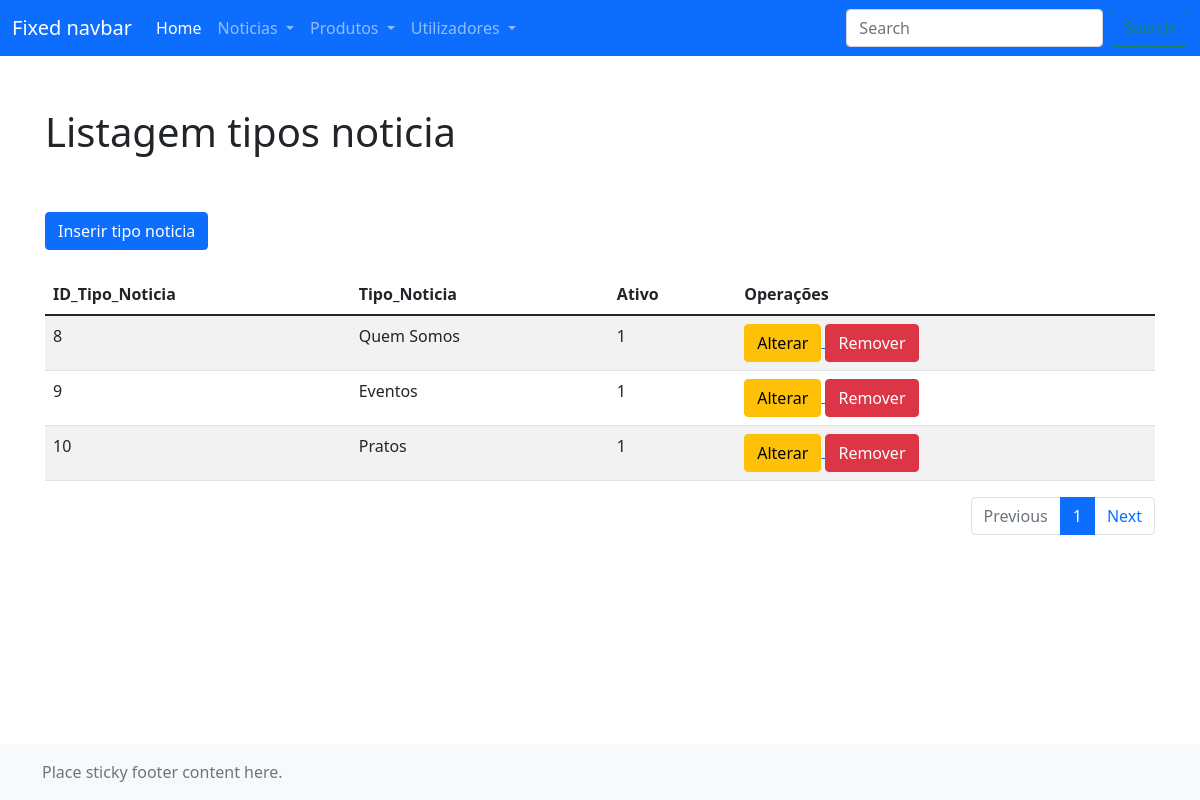
The page /backoffice/news_types/list_news_type.php on the database as committed earlier.
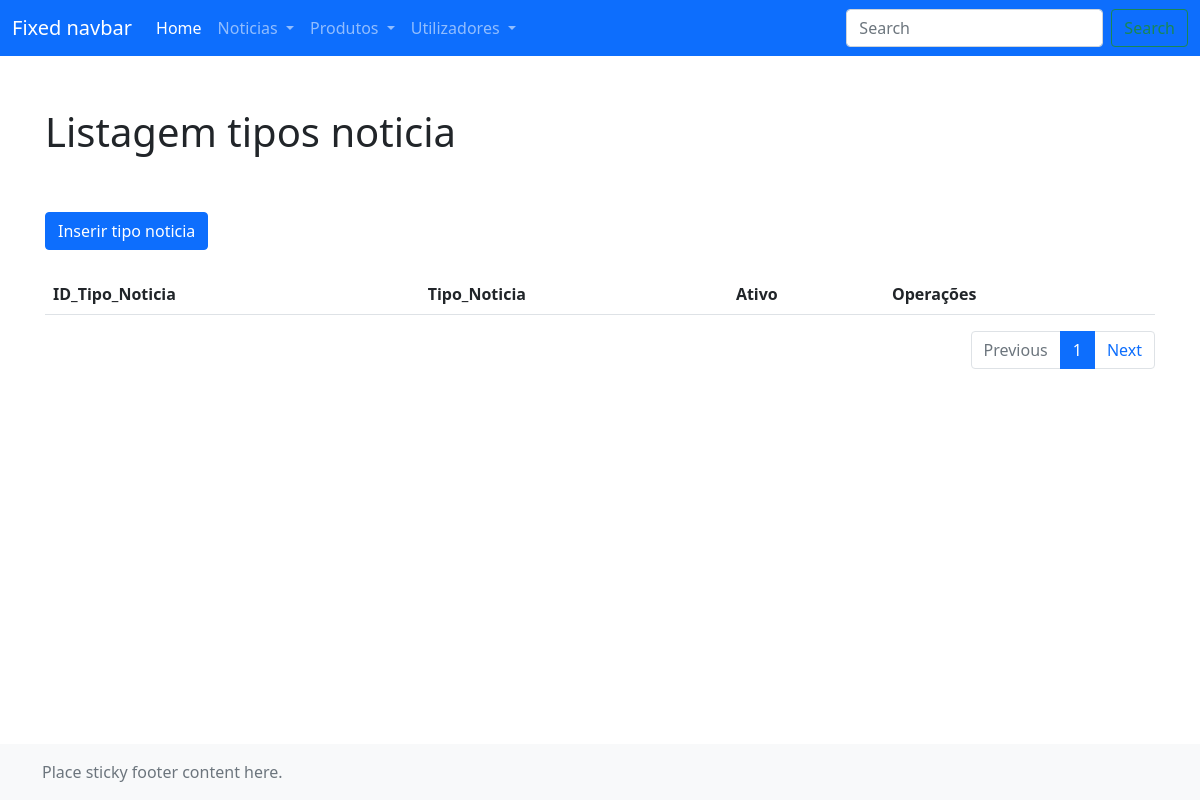
The same page on the database as committed later.
### tables this page shows
CREATE TABLE `tipo_noticia` (
  `ID_Tipo_Noticia` int(11) NOT NULL,
  `Tipo_Noticia` varchar(75) NOT NULL,
  `Ativo` int(1) NOT NULL
);

### backoffice/utils/conexao.inc.php (called while the page is built, shortened)
<?php
    function conexaoDB(){
        $servername = "localhost";
        $username = "root";
        $password = "";
        $database = "pap";
        try{
            $conn = mysqli_connect($servername, $username, $password, $database);
        }
        catch(mysqli_sql_exception $mensagem) {
            echo nl2br("Erro: Não foi possivel conectar ao MySQL".$mensagem);
            throw $mensagem;
        }
        return $conn;
    }
    function executarSQL($sql_command){
        $conn = conexaoDB();
        $resultado = mysqli_query($conn, $sql_command);
        return $resultado;
    }
?>

### backoffice/news_types/list_news_type.php (the view, shortened to what this page needs)
<!doctype html>
<html lang="en" class="h-100">
  <head>
		<link href="https://cdn.jsdelivr.net/npm/bootstrap@5.1.3/dist/css/bootstrap.min.css" rel="stylesheet">
		<link href="css/sticky-footer-navbar.css" rel="stylesheet">
		<link href="css/backoffice.css" rel="stylesheet">
  </head>
  <body class="d-flex flex-column h-100">
  <?php
    include("../header/header.php");
		include("../utils/conexao.inc.php");
  ?>
    <main class="flex-shrink-0">
      <div class="container">
        <h1 class="mt-5">Listagem tipos noticia</h1>
        <br>
        <a href="./create_news_type.php">
          <button type="button" class="btn btn-primary">Inserir tipo noticia</button>
        </a>
        <br>
        <table class="table table-striped">
          <thead>
            <tr>
              <th scope="col">ID_Tipo_Noticia</th>
              <th scope="col">Tipo_Noticia</th>
              <th scope="col">Ativo</th>
              <th scope="col">Operações</th>
            </tr>
          </thead>
          <tbody>
            <?php
							$n_registos_pagina = 10;
							$pagina_atual = intval(isset($_GET['pagina']) ? $_GET['pagina'] : 1);
							if($pagina_atual == 1){
								$query = "SELECT * FROM tipo_noticia
								LIMIT ".intval($pagina_atual -1).", ".$n_registos_pagina."" ;
							}else{
								$query = "SELECT * FROM tipo_noticia
								LIMIT ".intval(($pagina_atual -1 * $n_registos_pagina).", ".$n_registos_pagina)."";
							}
              if($result = executarSQL($query)){
                while($row = mysqli_fetch_array($result)){
                  echo "<tr>";
                    echo "<td>".$row["ID_Tipo_Noticia"]."</td>";
                    echo "<td>".$row["Tipo_Noticia"]."</td>";
                    echo "<td>".$row["Ativo"]."</td>";
                    echo "<td>
                      <a href='./create_news_type.php?ID=".$row["ID_Tipo_Noticia"]."'>
                        <button type='button' class='btn btn-warning'>Alterar</button>
                      </a>
                      <a href='./news_type_del.php?ID=".$row["ID_Tipo_Noticia"]."'>
                        <button type='button' class='btn btn-danger'>Remover</button>
                      </a>
                    </td>";
                  echo "</tr>";
                }
              }else{
                echo "Erro na consulta a base de dados";
              };
            ?>
          </tbody>
        </table>
        <nav aria-label="Page navigation example">
          <ul class="pagination justify-content-end">
						<li class="page-item disabled"><a class="page-link" href="#" tabindex="-1">Previous</a></li>
							<?php
								$query1 = "SELECT * FROM tipo_noticia";
								$result1 = executarSQL($query1);
								$total_registos = mysqli_num_rows($result1);
								$paginações = intval($total_registos / $n_registos_pagina);
								for($i = 0; $i <= $paginações; $i++){
									if($pagina_atual == $i + 1){
										echo "<li class='page-item active'><a class='page-link' href='list_news_type.php?pagina=".($i + 1)."'>".($i + 1)."</a></li>";
									}else{
										echo "<li class='page-item'><a class='page-link' href='list_news_type.php?pagina=".($i + 1)."'>".($i + 1)."</a></li>";
									}
								}
							?>
						<li class="page-item"><a class="page-link" href="#">Next</a></li>
          </ul>
        </nav>
      </div>
    </main>
    <footer class="footer mt-auto py-3 bg-light">
      <div class="container">
        <span class="text-muted">Place sticky footer content here.</span>
      </div>
    </footer>
  </body>
</html>

Rows that differ between the two databases and show on the page:
removed tipo_noticia: ID_Tipo_Noticia "8", Tipo_Noticia "Quem Somos", Ativo "1"
removed tipo_noticia: ID_Tipo_Noticia "9", Tipo_Noticia "Eventos", Ativo "1"
removed tipo_noticia: ID_Tipo_Noticia "10", Tipo_Noticia "Pratos", Ativo "1"
